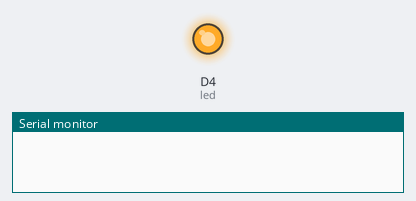
Recording of a sketch running on a simulated ESP8266 (NodeMCU). On the bench: output pins drawn as LEDs (lit = HIGH), the last lines printed to the serial monitor.

Above: at 1.0 s.
At 3.0 s:
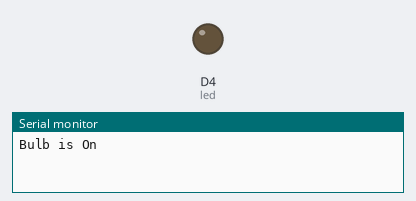
Timing chart, 0 to 5.2 s (numbered marks = the images above):
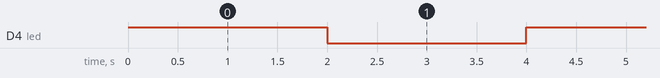

Measured:
- by itself, D4 (led): alternates HIGH for 2.0 s and LOW for 2.0 s

The sketch:

LoLin_ESP8266_Led.ino
```cpp
#define led D4

void setup() {
  pinMode(led, OUTPUT);
  Serial.begin(9600);
  // put your setup code here, to run once:

}

void loop() {
  digitalWrite(led, HIGH);
  delay(2000);
  Serial.println("Bulb is On");
  digitalWrite(led, LOW);
  delay(2000);
  Serial.println("Bulb is Off");
  // put your main code here, to run repeatedly:

}
```
